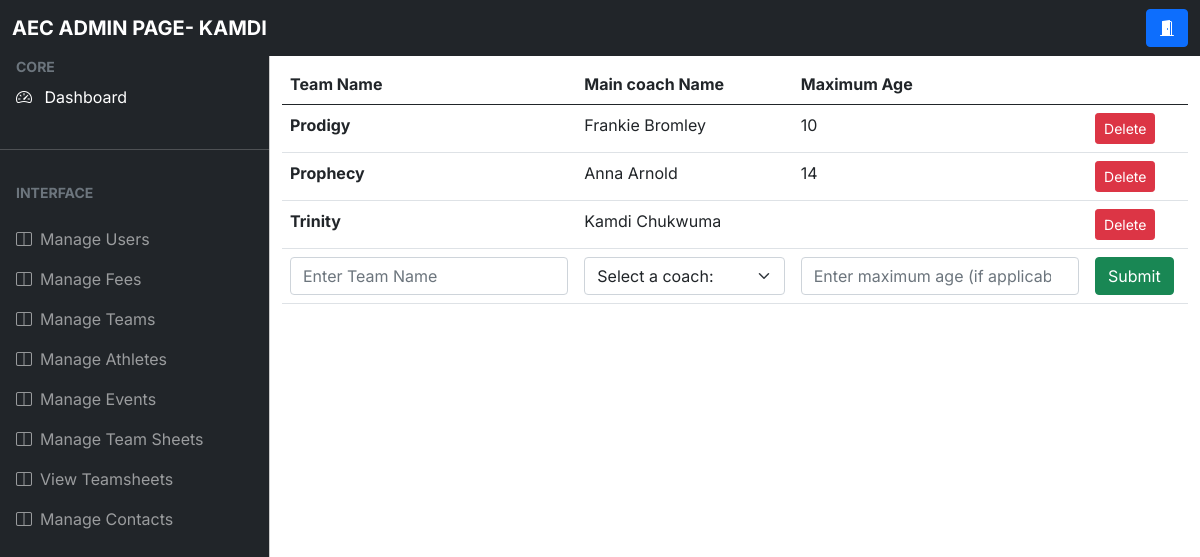
Page /teams (signed in) on the committed database.
### app.py (models this page shows, shortened)
class User(db.Model, UserMixin):
    __tablename__="User"
    id = db.Column(db.Integer, primary_key = True)
    firstName = db.Column(db.String(50),nullable = False)
    surname = db.Column(db.String(50), nullable = False)
    dob = db.Column(db.DateTime, nullable = False)
    start_date = db.Column(db.DateTime, nullable = True, default=date.today())
    email = db.Column(db.String(70), nullable = False)
    password = db.Column(db.String(255), nullable = False)
    usertype = db.Column(db.Integer, default = -1)
    verified = db.Column(db.Integer, default = 0)
    def get_id(self):
        return self.id
    def get_first_name(self):
        return self.firstName
    def get_surname(self):
        return self.surname
    def get_usertype(self):
        return self.usertype
    def get_verified(self):
        return self.verified

class Team_Details(db.Model):
    __tablename__ = 'team__details'
    team_id = db.Column(db.Integer, primary_key= True)
    coach_id = db.Column(db.Integer)
    team_name= db.Column(db.String(20), nullable= False)
    max_age = db.Column(db.Integer, nullable=True)
    def get_team_id(self):
        return self.team_id
    def get_team_information(self):
        query = db.engine.execute("SELECT team__details.max_age, team__details.team_name, user.firstName, user.surname FROM team__details, user WHERE user.id == team__details.coach_id AND team__details.team_id = {}".format(self.get_team_id()))
        for team in query:
            return [team[0], team[1], team[2] + " " + team[3]]

### app.py (the view)
@app.route('/teams', methods=['GET','POST'])#complete
@login_required
def view_teams():
    team_names = {}
    coaches = {}
    query = db.engine.execute("SELECT team__details.team_id, team__details.max_age, team__details.team_name, user.firstName, user.surname FROM team__details, user WHERE user.id == team__details.coach_id ")
    for team in query:
        team = Team_Details.query.filter_by(team_id = team[0]).first()
        team_names[team.get_team_id()] = team.get_team_information()
    query = db.engine.execute('SELECT user.id, user.firstName, user.surname FROM user WHERE user.usertype > {}'.format(0))
    coaches = {}
    for coach in query:
        coach = User.query.filter_by(id = coach[0]).first()
        coaches[coach.get_id()] = [coach.get_first_name()+ " "+ coach.get_surname()]
    if current_user.get_usertype() == -1 or current_user.get_verified() != 1:
        return render_template('error.html',error="You are not authorised to view this page")
    if -1 < current_user.get_usertype() < 3:
        return render_template('teams.html', team_names = team_names, coaches = coaches)
    db.session.commit()
    return render_template('adminteams.html', team_names = team_names,coaches = coaches)

### app.py (called while the page is built)
@login_manager.user_loader
def load_user(user_id):
    return User.query.get(user_id)

### templates/adminteams.html (shortened to what this page needs)
<!DOCTYPE html>
<html lang="en">
  <head>
    <link rel="stylesheet" href="static\css\admin\bootstrap.min.css" />
    <link
      rel="stylesheet"
      href="https://cdn.jsdelivr.net/npm/bootstrap-icons@1.4.1/font/bootstrap-icons.css"
    />
    <link rel="stylesheet" href="static\css\admin\bootstrap.min.css" />
    <link rel="stylesheet" href="static\css\admin\style.css" />
  </head>
    <nav class="navbar navbar-expand-lg navbar-dark bg-dark fixed-top">
      <div class="container-fluid">
        <a
          class="navbar-brand me-auto ms-lg-0 ms-3 text-uppercase fw-bold"
          >AEC ADMIN PAGE- {{ current_user.firstName }}</a
        >
        <div class="collapse navbar-collapse" id="topNavBar">
          <form class="d-flex ms-auto my-3 my-lg-0">
            <div class="input-group">
              <a href ="{{ url_for('logout') }}" class="btn btn-primary">
                <i class="bi bi-door-open-fill"></i>
            </a>
            </div>
          </form>
        </div>
      </div>
    </nav>
    <div
    class="offcanvas offcanvas-start sidebar-nav bg-dark"
    tabindex="-1"
    id="sidebar"
  >
    <div class="offcanvas-body p-0">
      <nav class="navbar-dark">
        <ul class="navbar-nav">
          <li>
            <div class="text-muted small fw-bold text-uppercase px-3">
              CORE
            </div>
          </li>
          <li>
            <a href="{{ url_for('admin') }}" class="nav-link px-3 active">
              <span class="me-2"><i class="bi bi-speedometer2" ></i></span>
              <span>Dashboard</span>
            </a>
          </li>
          <li class="my-4"><hr class="dropdown-divider bg-light" /></li>
          <li>
            <div class="text-muted small fw-bold text-uppercase px-3 mb-3">
              Interface
            </div>
          </li>
          <li>
            <a
              class="nav-link px-3 sidebar-link"
              href="{{ url_for('verify_users') }}"
            >
              <span class="me-2"><i class="bi bi-layout-split"></i></span>
              <span>Manage Users</span>
            </a>
            <a
            class="nav-link px-3 sidebar-link"
            href="{{ url_for('view_fees') }}"
          >
            <span class="me-2"><i class="bi bi-layout-split"></i></span>
            <span>Manage Fees</span>
          </a>
          <a
          class="nav-link px-3 sidebar-link"
          href="{{ url_for('view_teams') }}"
        >
          <span class="me-2"><i class="bi bi-layout-split"></i></span>
          <span>Manage Teams</span>
        </a>
              <a
              class="nav-link px-3 sidebar-link"
              href="{{ url_for('view_athletes') }}"
            >
              <span class="me-2"><i class="bi bi-layout-split"></i></span>
              <span>Manage Athletes</span>
            </a>
            <a
            class="nav-link px-3 sidebar-link"
            href="{{ url_for('view_events') }}"
          >
            <span class="me-2"><i class="bi bi-layout-split"></i></span>
            <span>Manage Events</span>
          </a>
          <a
          class="nav-link px-3 sidebar-link"
          href="{{ url_for('create_teamsheet') }}"
        >
          <span class="me-2"><i class="bi bi-layout-split"></i></span>
          <span>Manage Team Sheets</span>
        </a>
        <a
        class="nav-link px-3 sidebar-link"
        href="{{ url_for('view_teamsheet') }}"
      >
        <span class="me-2"><i class="bi bi-layout-split"></i></span>
        <span>View Teamsheets</span>
      </a>
      <a
      class="nav-link px-3 sidebar-link"
      href="{{ url_for('view_contacts') }}"
    >
      <span class="me-2"><i class="bi bi-layout-split"></i></span>
      <span>Manage Contacts</span>
    </a>
          </li>
        </ul>
      </nav>
    </div>
  </div>
    <main class="mt-5 pt-3">
      <div class="container-fluid">
        <form method = 'POST' action="{{ url_for('create_teams')}} ">
        <table class="table">
            <thead>
              <tr>
                <th scope="col">Team Name</th>
                <th scope="col">Main coach Name</th>
                <th scope="col">Maximum Age</th>
                <th scope= "col"></th>
              </tr>
            </thead>
            <tbody>
              {% for team in team_names %}
              <tr>
                <th scope="row">{{ team_names[team][1] }}</th>
                <td>{{ team_names[team][2] }}</td>
                <td>{{team_names[team][0]}}</td>
                <td><a type="Submit" class="btn btn-danger btn-sm" href= "{{url_for('delete_teams', teamid=team)}}">Delete</a></td>
              </tr>
              {% endfor %}
              <tr>
              <td><input
              type="text"
              class="form-control"
              id="team_name"
              name="team_name"
              placeholder="Enter Team Name"
              />
              </td>
              <td>
                <select class="form-select" aria-label="Default select example" name="coach", id= "coach">
                  <option selected>Select a coach: </option>
                </select>
              </td>
              <td>
                <div class= "form-group">
                  <input
                  type="number"
                  class="form-control"
                  id="max_age"
                  name="max_age"
                  placeholder="Enter maximum age (if applicable)"
                  />
              </td>
              <td><input class="btn btn-success" type="submit" value="Submit"></td>
              </tr>
            </tbody>
          </table>
            </div>
    </main>
  </body>
</html>

### static/css/admin/style.css (style rules this page uses)
:root { --offcanvas-width: 270px; --topNavbarHeight: 56px; }
.sidebar-nav { width: var(--offcanvas-width); }
.sidebar-link { display: flex; align-items: center; }
@media (min-width: 992px) { main { margin-left: var(--offcanvas-width); } }
@media (min-width: 992px) { .sidebar-nav { -webkit-transform: none; transform: none; visibility: visible !important; height: calc(100% - var(--topNavbarHeight)); top: var(--topNavbarHeight); } }

### rows in the picture
User: firstName "KAMDI", firstName "Kamdi Chukwuma"
Team_Details: team_name "Prodigy", max_age "10"
User: firstName "Frankie Bromley"
Team_Details: team_name "Prophecy", max_age "14"
User: firstName "Anna Arnold"
Team_Details: team_name "Trinity"
